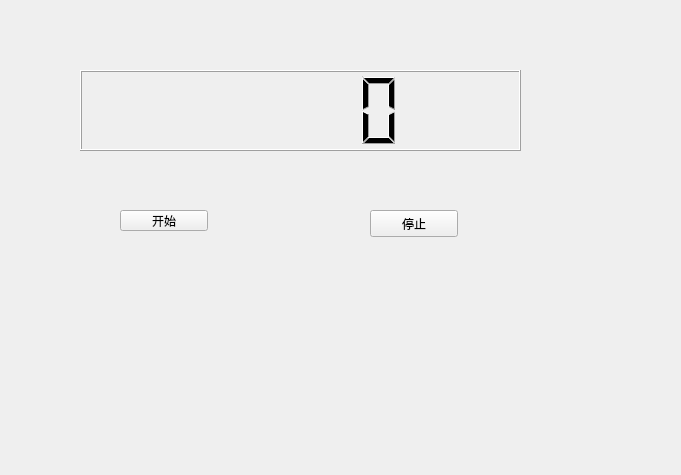
<?xml version="1.0" encoding="UTF-8"?>
<ui version="4.0">
 <class>Widget</class>
 <widget class="QWidget" name="Widget">
  <property name="geometry">
   <rect>
    <x>0</x>
    <y>0</y>
    <width>681</width>
    <height>475</height>
   </rect>
  </property>
  <property name="windowTitle">
   <string>Widget</string>
  </property>
  <widget class="QLCDNumber" name="lcdNumber">
   <property name="geometry">
    <rect>
     <x>80</x>
     <y>70</y>
     <width>441</width>
     <height>81</height>
    </rect>
   </property>
  </widget>
  <widget class="QPushButton" name="pushButton">
   <property name="geometry">
    <rect>
     <x>120</x>
     <y>210</y>
     <width>88</width>
     <height>21</height>
    </rect>
   </property>
   <property name="text">
    <string>开始</string>
   </property>
  </widget>
  <widget class="QPushButton" name="pushButton_2">
   <property name="geometry">
    <rect>
     <x>370</x>
     <y>210</y>
     <width>88</width>
     <height>27</height>
    </rect>
   </property>
   <property name="text">
    <string>停止</string>
   </property>
  </widget>
 </widget>
 <layoutdefault spacing="6" margin="11"/>
 <resources/>
 <connections/>
</ui>
